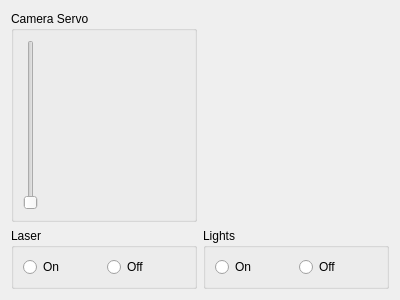
<?xml version="1.0" encoding="UTF-8"?>
<ui version="4.0">
 <class>Form</class>
 <widget class="QWidget" name="Form">
  <property name="geometry">
   <rect>
    <x>0</x>
    <y>0</y>
    <width>400</width>
    <height>300</height>
   </rect>
  </property>
  <property name="windowTitle">
   <string>Rov Controller</string>
  </property>
  <layout class="QGridLayout" name="gridLayout_4">
   <item row="0" column="0">
    <widget class="QGroupBox" name="groupBox_2">
     <property name="title">
      <string>Camera Servo</string>
     </property>
     <layout class="QGridLayout" name="gridLayout_2">
      <item row="0" column="0">
       <widget class="QSlider" name="verticalSlider">
        <property name="minimum">
         <number>500</number>
        </property>
        <property name="maximum">
         <number>1000</number>
        </property>
        <property name="orientation">
         <enum>Qt::Vertical</enum>
        </property>
       </widget>
      </item>
      <item row="0" column="1">
       <widget class="QLabel" name="label">
        <property name="text">
         <string/>
        </property>
       </widget>
      </item>
     </layout>
    </widget>
   </item>
   <item row="1" column="0">
    <widget class="QGroupBox" name="groupBox">
     <property name="title">
      <string>Laser</string>
     </property>
     <layout class="QGridLayout" name="gridLayout">
      <item row="0" column="0">
       <widget class="QRadioButton" name="radioButton">
        <property name="text">
         <string>On</string>
        </property>
       </widget>
      </item>
      <item row="0" column="1">
       <widget class="QRadioButton" name="radioButton_2">
        <property name="text">
         <string>Off</string>
        </property>
       </widget>
      </item>
     </layout>
    </widget>
   </item>
   <item row="1" column="1">
    <widget class="QGroupBox" name="groupBox_3">
     <property name="title">
      <string>Lights</string>
     </property>
     <layout class="QGridLayout" name="gridLayout_3">
      <item row="0" column="0">
       <widget class="QRadioButton" name="radioButton_3">
        <property name="text">
         <string>On</string>
        </property>
       </widget>
      </item>
      <item row="0" column="1">
       <widget class="QRadioButton" name="radioButton_4">
        <property name="text">
         <string>Off</string>
        </property>
       </widget>
      </item>
     </layout>
    </widget>
   </item>
  </layout>
 </widget>
 <resources/>
 <connections>
  <connection>
   <sender>verticalSlider</sender>
   <signal>valueChanged(int)</signal>
   <receiver>label</receiver>
   <slot>setNum(int)</slot>
   <hints>
    <hint type="sourcelabel">
     <x>29</x>
     <y>65</y>
    </hint>
    <hint type="destinationlabel">
     <x>66</x>
     <y>77</y>
    </hint>
   </hints>
  </connection>
 </connections>
</ui>
